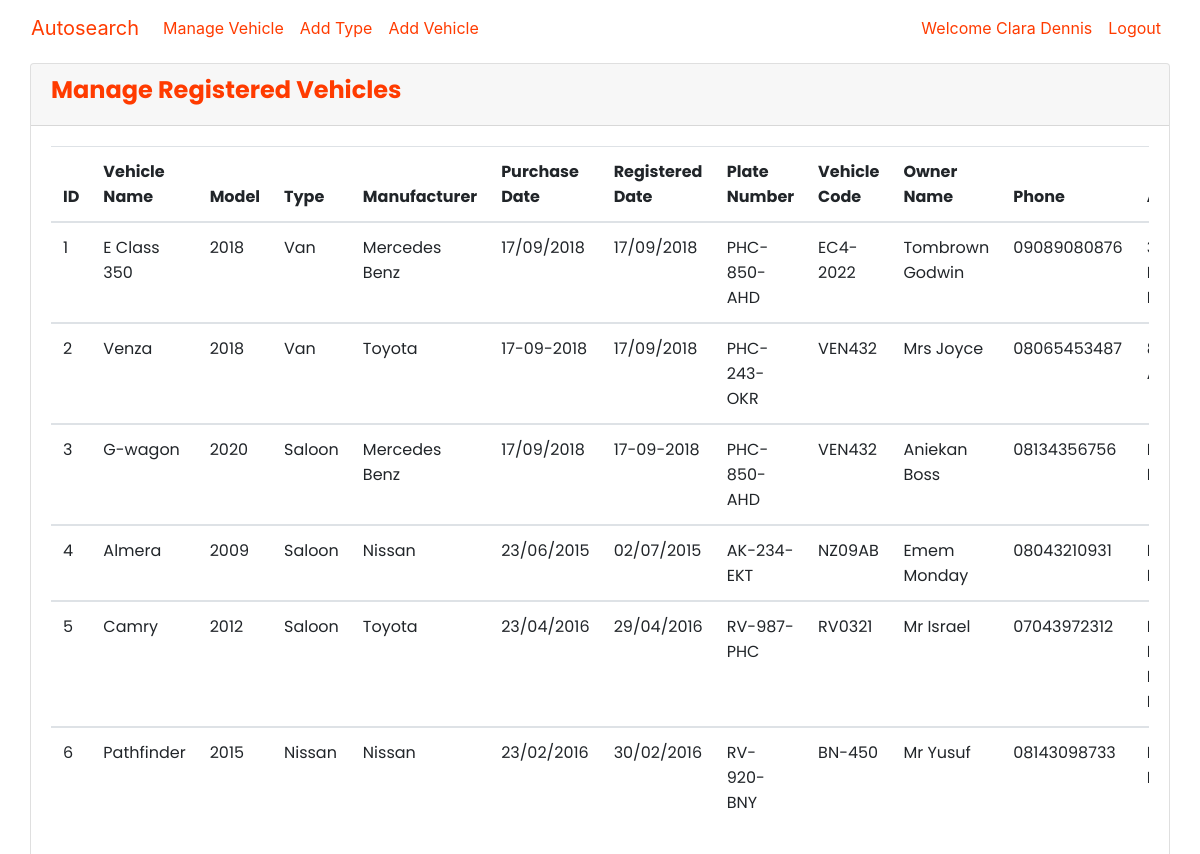
Screenshot of /?v=manage_vehicle (signed in) with the database file from the repository.
### tables this page shows
CREATE TABLE `vehicles` (
  `vehicle_id` int(11) NOT NULL,
  `vehicle_name` varchar(100) NOT NULL,
  `model` varchar(100) NOT NULL,
  `vehicle_type` int(11) NOT NULL,
  `manufacturer` varchar(100) NOT NULL,
  `purchase_date` varchar(50) NOT NULL,
  `registered_date` varchar(50) NOT NULL,
  `plate_no` varchar(100) NOT NULL,
  `vehicle_code` varchar(100) NOT NULL,
  `owner_name` varchar(100) NOT NULL,
  `owner_phone` varchar(100) NOT NULL,
  `owner_address` varchar(100) NOT NULL,
  `date` date NOT NULL
);

CREATE TABLE `vehicle_type` (
  `type_id` int(11) NOT NULL,
  `name` varchar(100) NOT NULL,
  `manufacturer` varchar(100) NOT NULL,
  `date` date NOT NULL
);

### classes/add_vehicle.class.php (called while the page is built, shortened)
<?php
    function select_vehicle($mysqli){
        $query = "SELECT * FROM vehicles";
        $result = mysqli_query($mysqli, $query) or die(mysqli_error($mysqli));
        return $result;
    }

### classes/vehicle_type.class.php (called while the page is built, shortened)
<?php
function select_vehicle_type_by_id($mysqli,$type_id){
    $query = "SELECT * FROM vehicle_type WHERE type_id =".$type_id;
    $result = mysqli_query($mysqli, $query) or die(mysqli_error($mysqli));
    return $result;
}

### views/manage_vehicle.php (the view, shortened to what this page needs)
  <?php
    $mysqli = database();
    include_once 'classes/add_vehicle.class.php';
    include_once 'classes/vehicle_type.class.php';
  ?>
<html>
  <head>
    <link rel="stylesheet" type="text/css" href="assets/css/bootstrap.min.css">
    <link rel="stylesheet" type="text/css" href="assets/style/style.css" >
    <link href="assets/css/main.css" rel="stylesheet" />
  </head>
  <body>
    <nav class="navbar navbar-expand-md navbar-dark bg-info fixed-top">
      <div class="container-fluid">
              <a class="navbar-brand" href="#">Autosearch</a>
              <ul class="navbar-nav  mb-2 mb-md-0">
              <li class="nav-item">
                    <a class="nav-link" href="?v=manage_vehicle">Manage Vehicle</a>
                  </li>
                <li class="nav-item">
                    <a class="nav-link" href="?v=vehicle_type">Add Type</a>
                  </li>
                  <li class="nav-item">
                    <a class="nav-link" href="?v=add_vehicle">Add Vehicle</a>
                  </li>
            </ul>
            <ul class="navbar-nav ml-auto mb-2 mb-md-0">
            <li class="nav-item">
                <a class="nav-link" href="#">Welcome <?php echo $_SESSION['user_name'] ?></a>
              </li>
            <li class="nav-item">
                <a class="nav-link active" href="?v=logout"> Logout </a>
              </li>
            </ul>
        </div>
  </nav>
    <div class="vehicle">
        <div class="container-fluid">
          <br><br>
                <div class="card">
                    <div class="card-header">
                        <h4 style="color: #ff3b00;"><strong>Manage Registered Vehicles</strong></h4>
                    </div>
                    <div class="card-body">
                        <div class="table table-hover table-border table-responsive">
                        <table class="table">
                            <thead>
                              <tr>
                                <th scope="col">ID</th>
                                <th scope="col">Vehicle Name</th>
                                <th>Model</th>
                                <th>Type</th>
                                <th>Manufacturer</th>
                                <th>Purchase Date</th>
                                <th>Registered Date</th>
                                <th>Plate Number</th>
                                <th>Vehicle Code</th>
                                <th>Owner Name</th>
                                <th>Phone</th>
                                <th>Address</th>
                              </tr>
                          </thead>
                          <?php
                            $cnt = 1;
                            $result = select_vehicle($mysqli);
                              if(mysqli_num_rows($result) > 0){
                                while($rows = mysqli_fetch_assoc($result)){
                                  $vehicle_name    = $rows['vehicle_name'];
                                  $model           = $rows['model'];
                                      $veh_type_res = select_vehicle_type_by_id($mysqli,$type_id = $rows['vehicle_type']);
                                        $veh_type_row = mysqli_fetch_assoc($veh_type_res);
                                           $vehicle_type = $veh_type_row['name'];
                                  $manufacturer    = $rows['manufacturer'];
                                  $purchase_date   = $rows['purchase_date'];
                                  $registered_date = $rows['registered_date'];
                                  $plate_no        = $rows['plate_no'];
                                  $vehicle_code    = $rows['vehicle_code'];
                                  $owner_name      = $rows['owner_name'];
                                  $owner_phone     = $rows['owner_phone'];
                                  $owner_address   = $rows['owner_address'];
                                 ?>
                            <tbody>
                            <tr>
                                    <td><?php echo $cnt ?></td>
                                    <td><?php echo $vehicle_name ?></td>
                                    <td><?php echo $model ?></td>
                                    <td><?php echo $vehicle_type?></td>
                                    <td><?php echo $manufacturer ?></td>
                                    <td><?php echo $purchase_date ?></td>
                                    <td><?php echo $registered_date ?></td>
                                    <td><?php echo $plate_no?></td>
                                    <td><?php echo $vehicle_code ?></td>
                                    <td><?php echo $owner_name ?></td>
                                    <td><?php echo $owner_phone ?></td>
                                    <td><?php echo $owner_address?></td>
                                  </tr>
                            </tbody>
                            <?php
                        $cnt ++;
                            }
                          }
                        ?>
                          </table>
                        </div>
                    </div>
                </div>
        </div>
    </div>
</body>
</html>

### assets/style/style.css (style rules this page uses)
.navbar { background-color: #FFF !important; }
.navbar .navbar-brand { color: #ff3b00; }
.navbar .navbar-nav li a { color: #ff3b00 !important; }

### assets/css/main.css (style rules this page uses)
html { line-height: 1.15; -ms-text-size-adjust: 100%; -webkit-text-size-adjust: 100%; }
body { margin: 0; }
.vehicle { min-height: 100vh; display: -ms-flexbox; display: flex; -ms-flex-pack: center; justify-content: center; font-family: 'Poppins', sans-serif; background-position: bottom right; background-repeat: no-repeat; background-size: 100%; padding: 15px; }

### rows the page displays
vehicles: vehicle_name "E Class 350", model "2018", vehicle_type.name "Van", manufacturer "Mercedes Benz", purchase_date "17/09/2018", registered_date "17/09/2018", plate_no "PHC-850-AHD", vehicle_code "EC4-2022", owner_name "Tombrown Godwin", owner_phone "09089080876"
vehicles: vehicle_name "Venza", model "2018", vehicle_type.name "Van", manufacturer "Toyota", purchase_date "17-09-2018", registered_date "17/09/2018", plate_no "PHC-243-OKR", vehicle_code "VEN432", owner_name "Mrs Joyce", owner_phone "08065453487"
vehicles: vehicle_name "G-wagon", model "2020", vehicle_type.name "Saloon", manufacturer "Mercedes Benz", purchase_date "17/09/2018", registered_date "17-09-2018", plate_no "PHC-850-AHD", vehicle_code "VEN432", owner_name "Aniekan Boss", owner_phone "08134356756"
vehicles: vehicle_name "Almera", model "2009", vehicle_type.name "Saloon", manufacturer "Nissan", purchase_date "23/06/2015", registered_date "02/07/2015", plate_no "AK-234-EKT", vehicle_code "NZ09AB", owner_name "Emem Monday", owner_phone "08043210931"
vehicles: vehicle_name "Camry", model "2012", vehicle_type.name "Saloon", manufacturer "Toyota", purchase_date "23/04/2016", registered_date "29/04/2016", plate_no "RV-987-PHC", vehicle_code "RV0321", owner_name "Mr Israel", owner_phone "07043972312"
vehicles: vehicle_name "Pathfinder", model "2015", vehicle_type.name "Nissan", manufacturer "Nissan", purchase_date "23/02/2016", registered_date "30/02/2016", plate_no "RV-920-BNY", vehicle_code "BN-450", owner_name "Mr Yusuf", owner_phone "08143098733"

### other values shown
$_SESSION['user_name'] "Clara Dennis"
